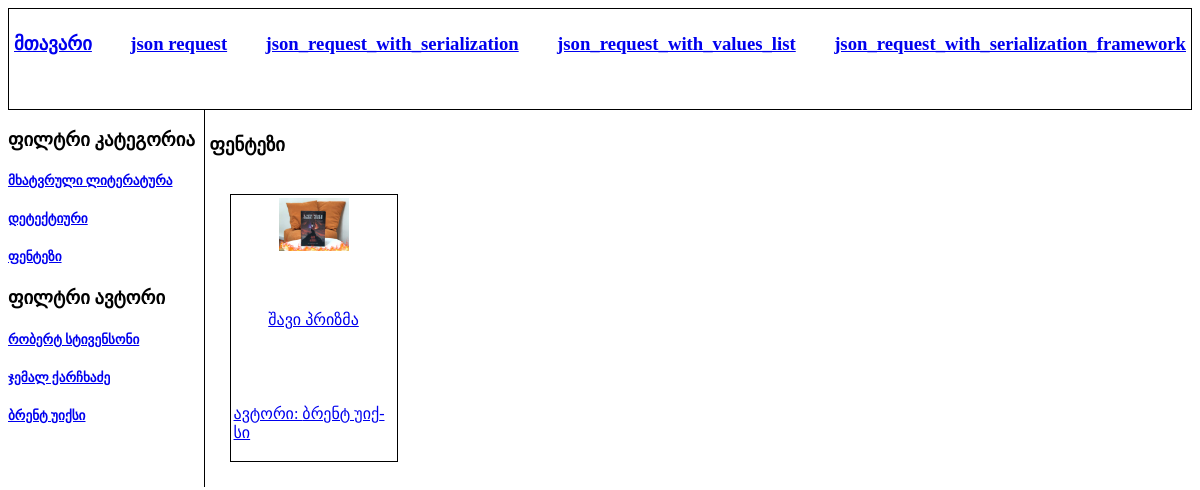
Page /by_category/3/ on the committed database.
### market/models.py (models this page shows, shortened)
class Category(models.Model):
    name = models.CharField(max_length=50, db_index=True, verbose_name="  კატეგორია")
    def __str__(self):
        return self.name
    class Meta:
        verbose_name_plural = " კატეგორიები"
        verbose_name = " კატეგორია"

class Author(models.Model):
    name = models.CharField(max_length=50, db_index=True, verbose_name="  ავტორი")
    class Meta:
        verbose_name_plural = " ავტორები"
        verbose_name = " ავტორი"

class Book(models.Model):
    category = models.ForeignKey('Category', null=True, on_delete=models.PROTECT, verbose_name="  კატეგორია")
    author = models.ForeignKey('Author', null=True, on_delete=models.PROTECT, verbose_name="  ავტორი")
    name = models.CharField(max_length=255, verbose_name=' წიგნის დასახელება')
    page_count = models.IntegerField(verbose_name=' ფურცლების რაოდენობა')
    price = models.FloatField(null=True, blank=True, verbose_name=" ფასი")
    image = models.ImageField(upload_to='mediafiles/', null=True)
    published = models.DateTimeField(auto_now_add=True, db_index=True, verbose_name=" შექმნის თარიღი")
    class Meta:
        verbose_name_plural = " წიგნები"
        verbose_name = " წიგნი"

### market/views.py (the view)
# urls.py: path('by_category/<int:category_id>/', by_category, name='by_category'),
def by_category(request, category_id):
    print("by_category")
    books = Book.objects.filter(category_id=category_id)
    category = Category.objects.all()
    author = Author.objects.all()
    category_name = Category.objects.get(id=category_id)
    context = {
        'books': books,
        'category': category,
        'filter_name': category_name,
        'author': author
    }
    return render(request, 'market/index.html', context)

### market/templates/market/index.html
{% extends "base.html" %}
{% block content %}
<div class="centralDiv">
    <h3>{{ filter_name }}</h3>
    <div class="bookItemsAll">
        {% for book in books %}
        <a class="bookItems" href="{% url 'product' book.pk %}">
            <img style="width: 70px;" src="{{ book.image.url }}" alt="">
            <p>{{ book.name }}</p>
            <p> ავტორი: {{ book.author.name }}</p>
        </a>
        {% endfor %}
    </div>
</div>
{% endblock %}

### templates/base.html (shortened to what this page needs)
{% load static %}
<!DOCTYPE html>
<html lang="en">
<head>
    <link rel="stylesheet" href="{% static 'style.css' %}">
</head>
<body>
    <div class="navDiv">
        <a href="{% url 'index' %}">
            <h3>მთავარი</h3>
        </a>
        <a href="{% url 'json_request' %}">
            <h3>json request</h3>
            </a>
        <a href="{% url 'json_request_with_serialization' %}">
            <h3>json_request_with_serialization</h3>
        </a>
        <a href="{% url 'json_request_with_values_list' %}">
            <h3>json_request_with_values_list</h3>
        </a>
        <a href="{% url 'json_request_with_serialization_framework' %}">
            <h3>json_request_with_serialization_framework</h3>
        </a>
    </div>
    <div class="bodyDiv">
        <div class="leftDiv">
            <h3>ფილტრი კატეგორია</h3>
                {% for categoryItem in category %}
                <a href="{% url 'by_category' categoryItem.pk %}">
                    <h5>{{ categoryItem.name }}</h5>
                </a>
                {% endfor %}
            <h3>ფილტრი ავტორი</h3>
                {% for authorItem in author %}
                <a href="{% url 'by_author' authorItem.pk %}">
                    <h5>{{ authorItem.name }}</h5>
                </a>
                {% endfor %}
        </div>
        {% block content %}{% endblock %}
    </div>
</body>
</html>

### market/static/style.css (style rules this page uses)
.navDiv { height: 90px; border: 1px solid black; padding: 5px; display: flex; flex-direction: row; widows: 100%; justify-content: space-between; }
.bodyDiv { display: flex; flex-direction: row; }
.leftDiv { width: 20%; border-right: 1px solid black; }
.centralDiv { padding: 5px; width: 100%; }
.bookItems { display: flex; flex-direction: column; border: 1px solid black; padding: 3px; justify-content: space-between; align-items: center; height: 260px; width: 160px; margin: 10px; }
.bookItemsAll { display: flex; flex-direction: row; flex-wrap: wrap; padding: 10px; }

### rows in the picture
Category: name "მხატვრული ლიტერატურა"
Category: name "დეტექტიური"
Category: name "ფენტეზი"
Author: name "რობერტ სტივენსონი"
Author: name "ჯემალ ქარჩხაძე"
Author: name "ბრენტ უიქ­სი"
Book: image (picture), name "შავი პრიზმა", author.name "ბრენტ უიქ­სი"
